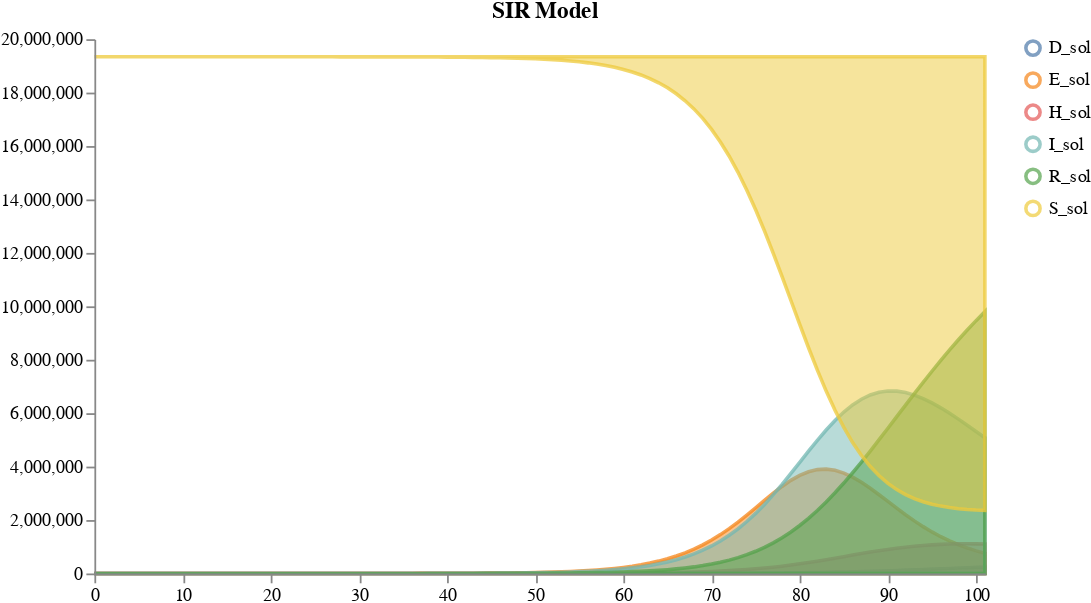

The notebook cell this image was saved under:
### Markdown cell above
### Load and sample selected models

### Code cell
num_samples = 3
start_timepoint = 0
stop_timepoint = 73 + 28 # simulate for four weeks after end of data
timepoints = [float(i) for i in range(stop_timepoint + 1)]
result = load_and_sample_petri_model(model1_location, num_samples, timepoints=timepoints, time_unit="days", visual_options={"title": "SIR Model", "subset": ".*_sol"})
plots.ipy_display(result["visual"])

### Figure 1 — Vega specification as saved in the notebook (floating-point values rounded to 4 significant figures; data arrays with more than 128 entries replaced by an {"elided": "..."} marker saying what was removed)
{"$schema": "https://vega.github.io/schema/vega/v5.json", "axes": [{"name": "x_axis", "orient": "bottom", "scale": "xscale", "zindex": 100}, {"name": "y_axis", "orient": "left", "scale": "yscale", "zindex": 100}], "data": [{"name": "distributions", "values": {"elided": "612 records"}}, {"name": "traces", "transform": [{"expr": "isValid(datum.value)", "type": "filter"}], "values": []}, {"name": "points", "values": []}, {"name": "markers", "values": []}, {"name": "selected", "on": [{"remove": true, "trigger": "clear"}, {"remove": true, "trigger": "!shift"}, {"insert": "clicked", "trigger": "!shift && clicked"}, {"toggle": "clicked", "trigger": "shift && clicked"}]}], "height": 300, "legends": [{"encode": {"labels": {"interactive": true, "name": "legendLabel", "update": {"opacity": [{"test": "!length(data('selected')) || indata('selected', 'value', datum.value)", "value": 1}, {"value": 0.25}]}}, "symbols": {"interactive": true, "name": "legendSymbol", "update": {"fill": {"value": "transparent"}, "opacity": [{"test": "!length(data('selected')) || indata('selected', 'value', datum.value)", "value": 0.7}, {"value": 0.15}], "size": {"value": 64}, "strokeWidth": {"value": 2}}}}, "name": "color_legend", "stroke": "color"}], "marks": [{"from": {"facet": {"data": "points", "groupby": "trajectory", "name": "points_split"}}, "marks": [{"encode": {"hover": {"fillOpacity": {"value": 0.9}}, "update": {"fill": {"field": "trajectory", "scale": "color"}, "fillOpacity": [{"test": "!length(data('selected')) || indata('selected', 'value', datum.trajectory)", "value": 0.5}, {"value": 0.15}], "size": {"value": 10}, "stroke": {"field": "trajectory", "scale": "color"}, "strokeOpacity": [{"test": "!length(data('selected')) || indata('selected', 'value', datum.trajectory)", "value": 0.75}, {"value": 0.15}], "strokeWidth": {"value": 2}, "tooltip": {"field": "value"}, "x": {"field": "timepoint", "scale": "xscale"}, "y": {"field": "value", "scale": "yscale"}}}, "from": {"data": "points"}, "name": "_points_symbol", "type": "symbol", "zindex": 3}, {"encode": {"hover": {"fillOpacity": {"value": 0.9}}, "update": {"interpolate": {"value": "linear"}, "stroke": {"field": "trajectory", "scale": "color"}, "strokeOpacity": [{"test": "!length(data('selected')) || indata('selected', 'value', datum.trajectory)", "value": 0.3}, {"value": 0.1}], "strokeWidth": {"value": 2}, "x": {"field": "timepoint", "scale": "xscale"}, "y": {"field": "value", "scale": "yscale"}}}, "from": {"data": "points"}, "name": "_points_line", "type": "line", "zindex": 3}], "name": "_points", "type": "group", "zindex": 3}, {"from": {"facet": {"data": "traces", "groupby": "trajectory", "name": "traces_split"}}, "marks": [{"encode": {"hover": {"fillOpacity": {"value": 0.9}}, "update": {"interpolate": {"value": "linear"}, "stroke": {"field": "trajectory", "scale": "color"}, "strokeOpacity": [{"test": "!length(data('selected')) || indata('selected', 'value', datum.trajectory)", "value": 0.75}, {"value": 0.15}], "strokeWidth": {"value": 2}, "x": {"field": "timepoint", "scale": "xscale"}, "y": {"field": "value", "scale": "yscale"}}}, "from": {"data": "traces_split"}, "name": "_traces_lines", "type": "line"}], "name": "_traces", "type": "group", "zindex": 2}, {"from": {"facet": {"data": "distributions", "groupby": "trajectory", "name": "trajectory_split"}}, "marks": [{"encode": {"hover": {"fillOpacity": {"value": 0.9}}, "update": {"fill": {"field": "trajectory", "scale": "color"}, "fillOpacity": [{"test": "!length(data('selected')) || indata('selected', 'value', datum.trajectory)", "value": 0.5}, {"value": 0.15}], "interpolate": {"value": "linear"}, "stroke": {"field": "trajectory", "scale": "color"}, "strokeOpacity": [{"test": "!length(data('selected')) || indata('selected', 'value', datum.trajectory)", "value": 0.75}, {"value": 0.15}], "strokeWidth": {"value": 2}, "x": {"field": "timepoint", "scale": "xscale"}, "y": {"field": "upper", "scale": "yscale"}, "y2": {"field": "lower", "scale": "yscale"}}}, "from": {"data": "trajectory_split"}, "type": "area"}], "name": "_distributions", "type": "group", "zindex": 1}, {"marks": [{"encode": {"enter": {"stroke": {"value": "lightgray"}}, "update": {"opacity": {"value": 1}, "x": {"field": "timepoint", "scale": "xscale"}, "y": {"signal": "height"}, "y2": {"value": 0}}}, "from": {"data": "markers"}, "name": "_marker text", "type": "rule"}, {"encode": {"enter": {"fontSize": {"value": 8}, "text": {"field": "datum.label"}, "y": {"value": 0}}}, "from": {"data": "_marker text"}, "name": "_marker flags", "transform": [{"as": ["x", "_y", "opacity", "align", "baseline"], "lineAnchor": "start", "offset": [1], "size": {"signal": "[width, height]"}, "type": "label"}], "type": "text"}], "name": "_markers", "type": "group"}], "scales": [{"domain": {"fields": [{"data": "distributions", "field": "timepoint"}, {"data": "traces", "field": "timepoint"}, {"data": "points", "field": "timepoint"}, {"data": "markers", "field": "timepoint"}]}, "name": "xscale", "range": "width", "type": "linear", "zero": false}, {"domain": {"fields": [{"data": "distributions", "field": "lower"}, {"data": "distributions", "field": "upper"}, {"data": "traces", "field": "value"}, {"data": "points", "field": "value"}]}, "name": "yscale", "nice": true, "range": "height", "type": "linear", "zero": true}, {"domain": {"fields": [{"data": "distributions", "field": "trajectory"}, {"data": "traces", "field": "trajectory"}, {"data": "points", "field": "trajectory"}]}, "name": "color", "range": "category", "type": "ordinal"}], "signals": [{"name": "clear", "on": [{"events": "mouseup[!event.item]", "force": true, "update": "true"}], "value": true}, {"name": "shift", "on": [{"events": "@legendSymbol:click, @legendLabel:click", "force": true, "update": "event.shiftKey"}], "value": false}, {"name": "clicked", "on": [{"events": "@legendSymbol:click, @legendLabel:click", "force": true, "update": "{value: datum.value}"}], "value": null}], "title": "SIR Model", "width": 500}
